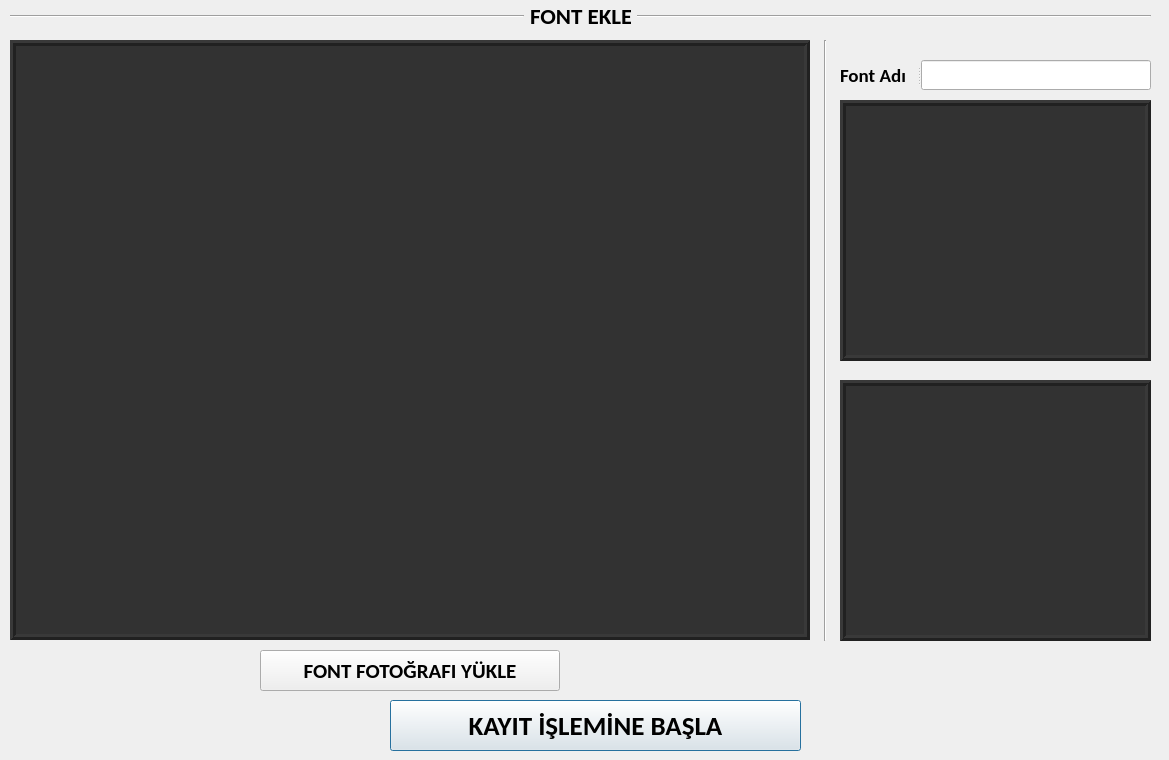
<?xml version="1.0" encoding="UTF-8"?>
<ui version="4.0">
 <class>Dialog</class>
 <widget class="QDialog" name="Dialog">
  <property name="windowModality">
   <enum>Qt::NonModal</enum>
  </property>
  <property name="geometry">
   <rect>
    <x>0</x>
    <y>0</y>
    <width>1169</width>
    <height>760</height>
   </rect>
  </property>
  <property name="minimumSize">
   <size>
    <width>1169</width>
    <height>760</height>
   </size>
  </property>
  <property name="maximumSize">
   <size>
    <width>1169</width>
    <height>760</height>
   </size>
  </property>
  <property name="windowTitle">
   <string>Dialog</string>
  </property>
  <property name="inputMethodHints">
   <set>Qt::ImhNone</set>
  </property>
  <property name="sizeGripEnabled">
   <bool>false</bool>
  </property>
  <widget class="Line" name="line_3">
   <property name="geometry">
    <rect>
     <x>810</x>
     <y>40</y>
     <width>31</width>
     <height>601</height>
    </rect>
   </property>
   <property name="font">
    <font>
     <family>Calibri</family>
    </font>
   </property>
   <property name="orientation">
    <enum>Qt::Vertical</enum>
   </property>
  </widget>
  <widget class="QLabel" name="labelFontPhoto">
   <property name="geometry">
    <rect>
     <x>10</x>
     <y>40</y>
     <width>800</width>
     <height>600</height>
    </rect>
   </property>
   <property name="minimumSize">
    <size>
     <width>800</width>
     <height>600</height>
    </size>
   </property>
   <property name="maximumSize">
    <size>
     <width>800</width>
     <height>600</height>
    </size>
   </property>
   <property name="font">
    <font>
     <family>Calibri</family>
    </font>
   </property>
   <property name="styleSheet">
    <string notr="true">background-color: rgb(50,50,50)
</string>
   </property>
   <property name="frameShape">
    <enum>QFrame::Box</enum>
   </property>
   <property name="frameShadow">
    <enum>QFrame::Raised</enum>
   </property>
   <property name="lineWidth">
    <number>3</number>
   </property>
   <property name="text">
    <string/>
   </property>
  </widget>
  <widget class="QLabel" name="labelOriginalCroppedChar">
   <property name="geometry">
    <rect>
     <x>840</x>
     <y>100</y>
     <width>311</width>
     <height>261</height>
    </rect>
   </property>
   <property name="minimumSize">
    <size>
     <width>311</width>
     <height>261</height>
    </size>
   </property>
   <property name="maximumSize">
    <size>
     <width>999</width>
     <height>999</height>
    </size>
   </property>
   <property name="font">
    <font>
     <family>Calibri</family>
    </font>
   </property>
   <property name="styleSheet">
    <string notr="true">background-color: rgb(50,50,50)
</string>
   </property>
   <property name="frameShape">
    <enum>QFrame::Box</enum>
   </property>
   <property name="frameShadow">
    <enum>QFrame::Raised</enum>
   </property>
   <property name="lineWidth">
    <number>3</number>
   </property>
   <property name="text">
    <string/>
   </property>
  </widget>
  <widget class="QLabel" name="labelThreshCroppedChar">
   <property name="geometry">
    <rect>
     <x>840</x>
     <y>380</y>
     <width>311</width>
     <height>261</height>
    </rect>
   </property>
   <property name="minimumSize">
    <size>
     <width>311</width>
     <height>261</height>
    </size>
   </property>
   <property name="maximumSize">
    <size>
     <width>181</width>
     <height>201</height>
    </size>
   </property>
   <property name="font">
    <font>
     <family>Calibri</family>
    </font>
   </property>
   <property name="styleSheet">
    <string notr="true">background-color: rgb(50,50,50)
</string>
   </property>
   <property name="frameShape">
    <enum>QFrame::Box</enum>
   </property>
   <property name="frameShadow">
    <enum>QFrame::Raised</enum>
   </property>
   <property name="lineWidth">
    <number>3</number>
   </property>
   <property name="text">
    <string/>
   </property>
  </widget>
  <widget class="QWidget" name="layoutWidget">
   <property name="geometry">
    <rect>
     <x>10</x>
     <y>0</y>
     <width>1141</width>
     <height>33</height>
    </rect>
   </property>
   <property name="font">
    <font>
     <family>Calibri</family>
    </font>
   </property>
   <layout class="QHBoxLayout" name="horizontalLayout_2">
    <item>
     <widget class="Line" name="line">
      <property name="font">
       <font>
        <family>Calibri</family>
       </font>
      </property>
      <property name="orientation">
       <enum>Qt::Horizontal</enum>
      </property>
     </widget>
    </item>
    <item>
     <widget class="QLabel" name="labelAddFont">
      <property name="minimumSize">
       <size>
        <width>101</width>
        <height>31</height>
       </size>
      </property>
      <property name="maximumSize">
       <size>
        <width>101</width>
        <height>31</height>
       </size>
      </property>
      <property name="font">
       <font>
        <family>Calibri</family>
        <pointsize>17</pointsize>
        <weight>75</weight>
        <bold>true</bold>
        <underline>false</underline>
        <strikeout>false</strikeout>
        <kerning>true</kerning>
       </font>
      </property>
      <property name="text">
       <string>FONT EKLE</string>
      </property>
     </widget>
    </item>
    <item>
     <widget class="Line" name="line_2">
      <property name="font">
       <font>
        <family>Calibri</family>
       </font>
      </property>
      <property name="orientation">
       <enum>Qt::Horizontal</enum>
      </property>
     </widget>
    </item>
   </layout>
  </widget>
  <widget class="QPushButton" name="buttonStartRecording">
   <property name="geometry">
    <rect>
     <x>390</x>
     <y>700</y>
     <width>411</width>
     <height>51</height>
    </rect>
   </property>
   <property name="minimumSize">
    <size>
     <width>261</width>
     <height>51</height>
    </size>
   </property>
   <property name="maximumSize">
    <size>
     <width>999</width>
     <height>999</height>
    </size>
   </property>
   <property name="font">
    <font>
     <family>Calibri</family>
     <pointsize>20</pointsize>
     <weight>75</weight>
     <bold>true</bold>
    </font>
   </property>
   <property name="text">
    <string>KAYIT İŞLEMİNE BAŞLA</string>
   </property>
  </widget>
  <widget class="QPushButton" name="buttonAddPhoto">
   <property name="geometry">
    <rect>
     <x>260</x>
     <y>650</y>
     <width>300</width>
     <height>41</height>
    </rect>
   </property>
   <property name="minimumSize">
    <size>
     <width>300</width>
     <height>30</height>
    </size>
   </property>
   <property name="maximumSize">
    <size>
     <width>300</width>
     <height>51</height>
    </size>
   </property>
   <property name="font">
    <font>
     <family>Calibri</family>
     <pointsize>16</pointsize>
     <weight>75</weight>
     <bold>true</bold>
    </font>
   </property>
   <property name="text">
    <string>FONT FOTOĞRAFI YÜKLE</string>
   </property>
  </widget>
  <widget class="QSplitter" name="splitter">
   <property name="geometry">
    <rect>
     <x>840</x>
     <y>60</y>
     <width>311</width>
     <height>30</height>
    </rect>
   </property>
   <property name="font">
    <font>
     <family>Calibri</family>
    </font>
   </property>
   <property name="orientation">
    <enum>Qt::Horizontal</enum>
   </property>
   <widget class="QLabel" name="labelFontName">
    <property name="font">
     <font>
      <family>Calibri</family>
      <pointsize>14</pointsize>
      <weight>75</weight>
      <bold>true</bold>
     </font>
    </property>
    <property name="text">
     <string>Font Adı</string>
    </property>
   </widget>
   <widget class="QLineEdit" name="editFontName">
    <property name="minimumSize">
     <size>
      <width>230</width>
      <height>30</height>
     </size>
    </property>
    <property name="maximumSize">
     <size>
      <width>230</width>
      <height>30</height>
     </size>
    </property>
    <property name="font">
     <font>
      <family>Calibri</family>
      <pointsize>12</pointsize>
     </font>
    </property>
    <property name="inputMethodHints">
     <set>Qt::ImhNone</set>
    </property>
    <property name="text">
     <string/>
    </property>
    <property name="maxLength">
     <number>30</number>
    </property>
    <property name="frame">
     <bool>true</bool>
    </property>
    <property name="echoMode">
     <enum>QLineEdit::Normal</enum>
    </property>
    <property name="cursorMoveStyle">
     <enum>Qt::LogicalMoveStyle</enum>
    </property>
    <property name="clearButtonEnabled">
     <bool>true</bool>
    </property>
   </widget>
  </widget>
 </widget>
 <resources/>
 <connections/>
</ui>
